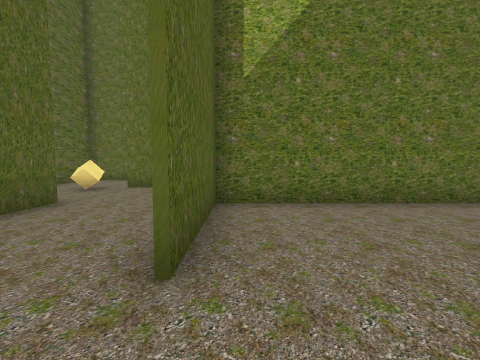
[1] (above)

24 first-person views from a walk through a 3-D level made in the Unity game engine. The camera is 1.5 m above the floor, tilts 4° down and sees 90° across. The floor is counted in squares, 2 m on a side. Each view is taken from the middle of a square. On the plan, view 1 faces up. The plan holds only what a view shows up to about 9 squares ahead; the rest is blank. The place goes on beyond the plan. The player character is not drawn.

[2]
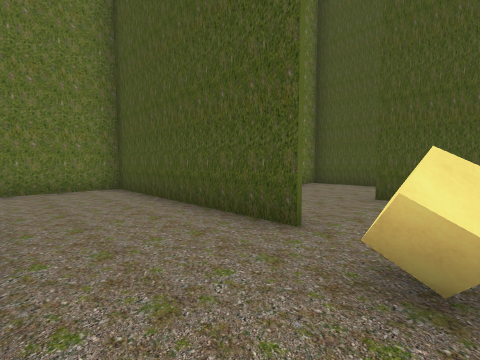

[3]
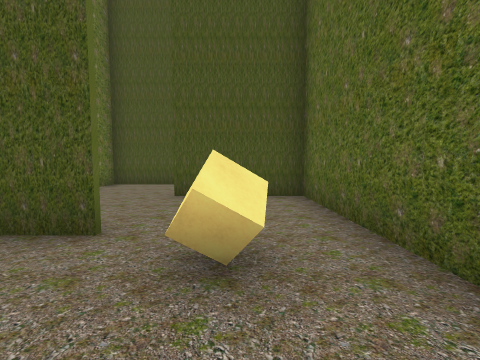

[4]
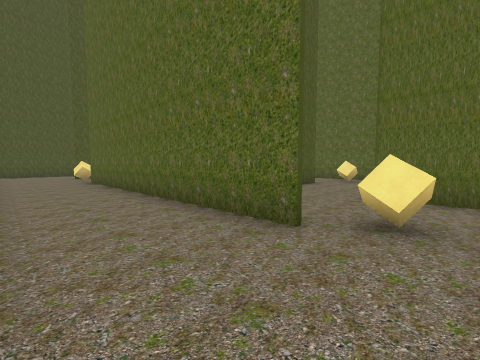

[5]
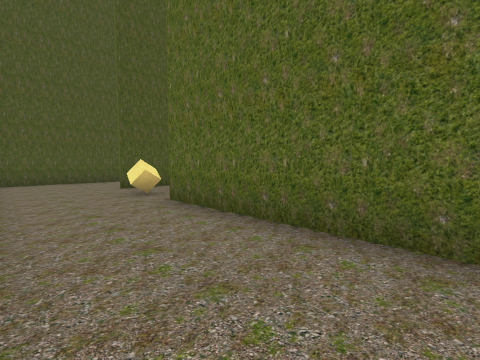

[6]
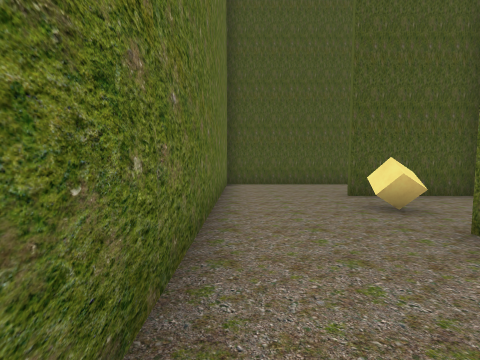

[7]
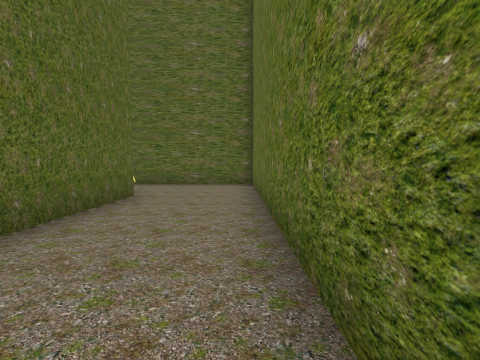

[8]
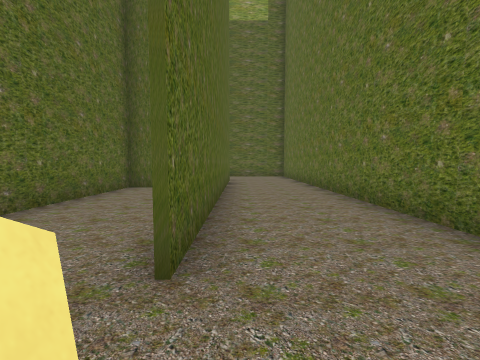

[9]
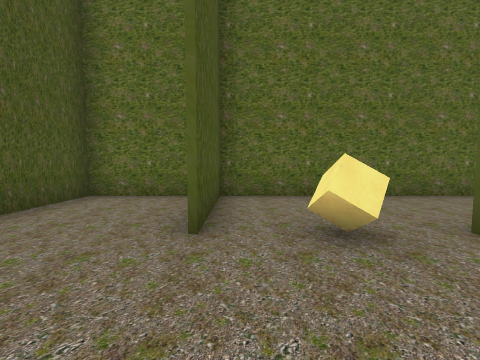

[10]
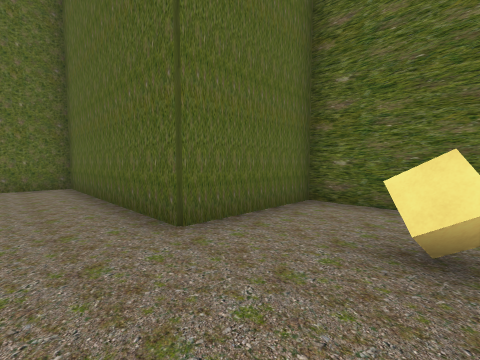

[11]
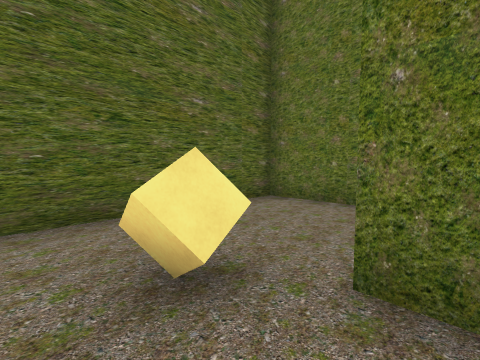

[12]
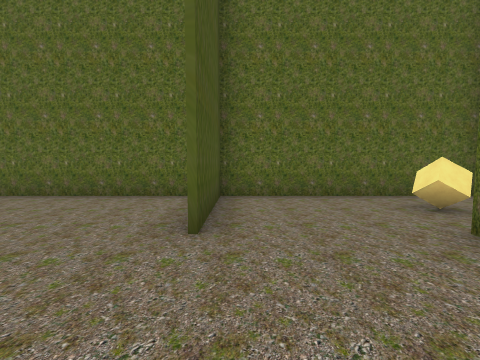

[13]
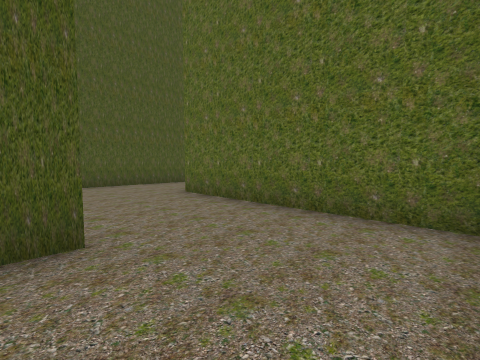

[14]
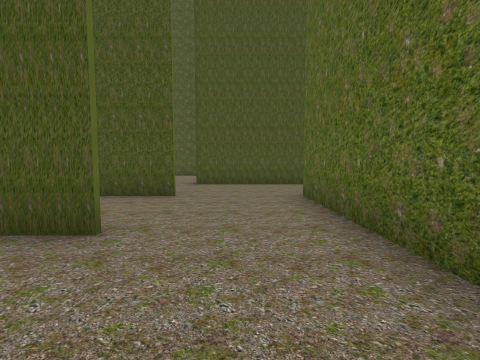

[15]
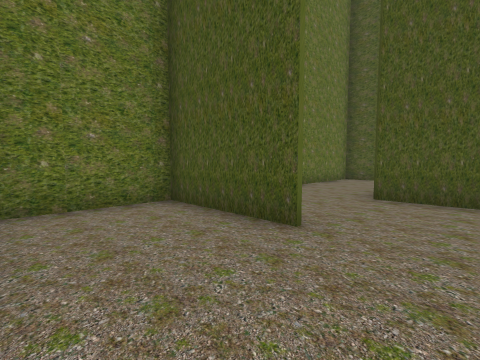

[16]
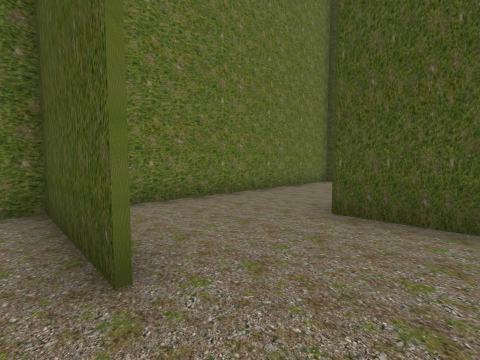

[17]
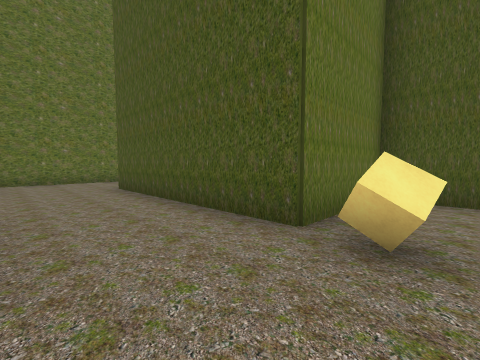

[18]
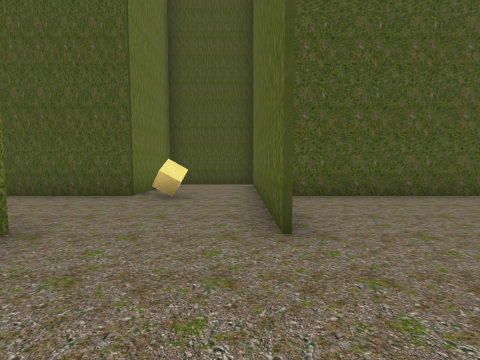

[19]
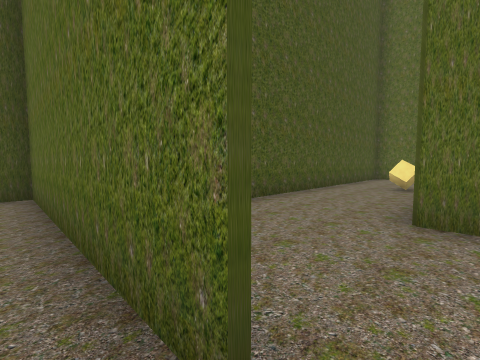

[20]
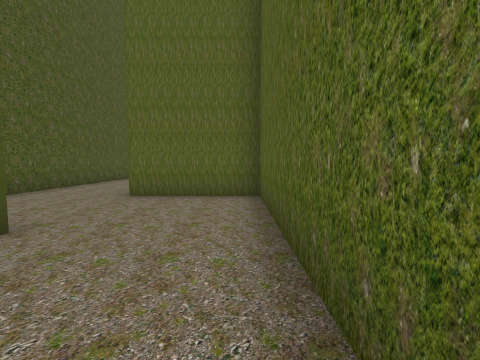

[21]
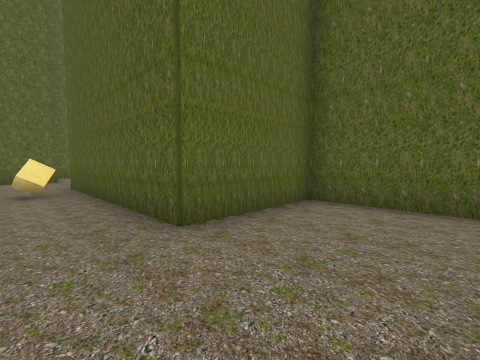

[22]
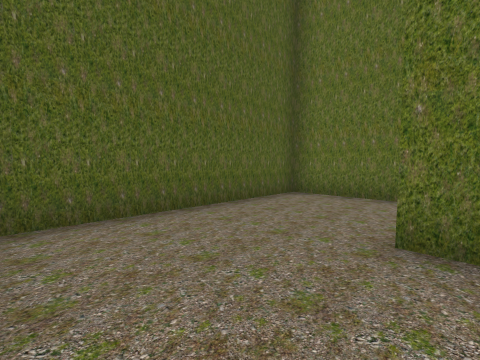

[23]
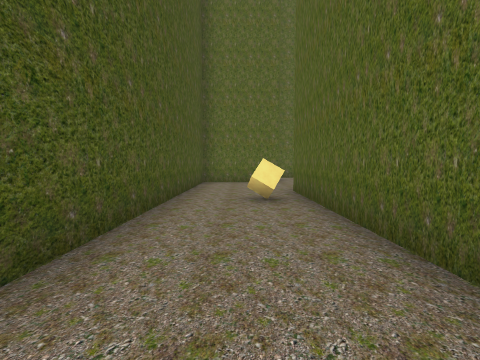

[24]
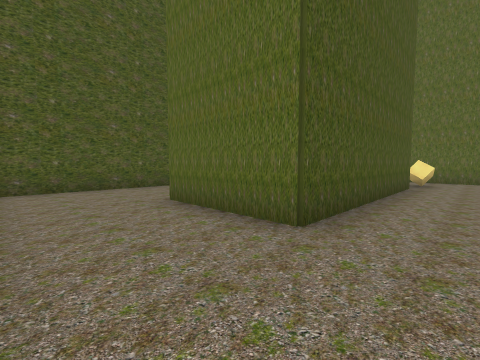

### Floor plan
Ten units are one square. View 1 is at (0, 0); x grows to the right and y downward. Boxes are objects, and circles mark ways between rooms. Rooms are numbered by the first view taken in them; rooms with no view inside come last. Other rooms are left out.
<svg viewBox="-69 -110 248 290">
<path fill="none" stroke="#000" d="M54 -14 54 -44 -4 -44 -4 -15M29 15 46 15M-5 15 24 15 24 -15M-4 -46 85 -46M-36 -75 55 -75M-5 -14 -5 -74 -35 -74M85 -51 85 -75M91 -46 114 -46 114 -105 -64 -105 -64 -46 -35 -46 -35 15 -5 15M85 -14 85 -51M85 -44 59 -44M46 15 85 15M85 46 55 46 55 104 85 104 85 165M91 75 85 75M84 75 145 75 145 46 114 46 114 -15 145 -15M174 -14 174 -41M164 -44 90 -44M114 175 114 81"/>
<rect x="-45" y="-75" width="10" height="10" fill="#bbb"><title>cube</title></rect>
<rect x="-15" y="-5" width="10" height="10" fill="#bbb"><title>cube</title></rect>
<rect x="65" y="-75" width="10" height="10" fill="#bbb"><title>cube</title></rect>
<rect x="85" y="145" width="10" height="10" fill="#bbb"><title>cube</title></rect>
<rect x="105" y="45" width="10" height="10" fill="#bbb"><title>cube</title></rect>
<circle cx="-10" cy="-5" r="3" fill="#2a7"/>
<circle cx="50" cy="-5" r="3" fill="#2a7"/>
<circle cx="80" cy="-5" r="3" fill="#2a7"/>
<text x="20" y="-20">1</text>
<text x="10" y="-70">2</text>
<text x="60" y="-20">3</text>
<text x="100" y="50">4</text>
</svg>
Room 1 opens to room 2. Room 1 opens to room 3. Room 3 opens to room 4.

Where each view was taken, in squares from view 1:
view 1: 0 up, 0 right, facing up
view 2: 0 up, 3 left, facing up-right
view 3: 0 up, 3 left, facing right
view 4: 10 up, 5 left, facing down-right
view 5: 10 up, 1 right, facing down-right
view 6: 10 up, 3 right, facing right
view 7: 10 up, 2 right, facing left
view 8: 8 up, 7 right, facing left
view 9: 10 up, 8 right, facing down
view 10: 7 up, 2 left, facing down-left
view 11: 6 up, 3 left, facing up-left
view 12: 4 up, 2 right, facing down
view 13: 2 up, 3 right, facing down-right
view 14: 0 up, 3 right, facing right
view 15: 0 up, 6 right, facing up-right
view 16: 0 up, 8 right, facing up-right
view 17: 6 down, 9 right, facing up-right
view 18: 7 down, 6 right, facing right
view 19: 7 down, 8 right, facing down-right
view 20: 5 down, 6 right, facing down
view 21: 8 down, 10 right, facing down-left
view 22: 10 down, 9 right, facing up-left
view 23: 10 down, 10 right, facing down
view 24: 4 up, 10 right, facing down-right
